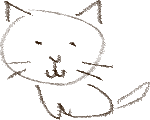
#> input picture assets/pets/cat.png, 150 x 120 px
$ python pixel_up.py ../assets/pets/cat.png ../assets/pets/dog.png 3 100
#> lines starting #> are read from the running program, lines starting #| are printed output that depends on the picture
"""
pixel_up.py: crop a small pixel-art GIF/PNG around the drawing and enlarge it
with nearest neighbor (crisp pixels, no blur).

Usage:
    python3 pixel_up.py input.gif output.gif            # x8, auto-crop
    python3 pixel_up.py input.gif output.gif 8 32       # x8, crop to 32x32
    python3 pixel_up.py input.gif output.gif 8 0        # x8, no crop (keep canvas)
"""
import sys
import warnings
warnings.filterwarnings("ignore", category=DeprecationWarning)
from PIL import Image, ImageChops, ImageSequence

MARGIN = 2  # empty pixels kept around the drawing (and under the feet)


def load_frames(path):
    im = Image.open(path)
    frames, durations = [], []
    for f in ImageSequence.Iterator(im):
        frames.append(f.convert('RGBA'))
        durations.append(f.info.get('duration', 120))
    return frames, durations


def crop_box(frames, size):
    """One square box (same for every frame) with the feet MARGIN px above the bottom."""
    boxes = [f.getbbox() for f in frames if f.getbbox()]
    x0 = min(b[0] for b in boxes); y0 = min(b[1] for b in boxes)
    x1 = max(b[2] for b in boxes); y1 = max(b[3] for b in boxes)
    if size == 0:
        return None
    if size is None:  # auto: smallest square that fits, rounded up to a multiple of 8
        need = max(x1 - x0, y1 - y0) + MARGIN * 2
        size = -(-need // 8) * 8
    cx = (x0 + x1) // 2
    left = cx - size // 2
    bottom = y1 + MARGIN
    return (left, bottom - size, left + size, bottom)


def merge_holds(frames, durations):
    """Identical frames in a row (a 'hold') become one frame with the summed duration.
    Completely empty frames are skipped (their time goes to the previous frame)."""
    pairs = [(f, d) for f, d in zip(frames, durations)]
    while pairs and pairs[0][0].getbbox() is None:   # drop empty frames at the start
        pairs.pop(0)
    out_f, out_d = [pairs[0][0]], [pairs[0][1]]
    for f, d in pairs[1:]:
        if f.getbbox() is None:
            print('  (skipped an empty frame - check the end of your CSP timeline)')
            out_d[-1] += d
        elif ImageChops.difference(f, out_f[-1]).getbbox() is None:
            out_d[-1] += d
        else:
            out_f.append(f)
            out_d.append(d)
    return out_f, out_d


def save_gif(frames, durations, path):
    frames, durations = merge_holds(frames, durations)
    colors = []
    for fr in frames:
        for c in fr.getdata():
            if c[3] >= 128 and c[:3] not in colors:
                colors.append(c[:3])
    if len(colors) > 64:
        sys.exit(f'{len(colors)} colors: this looks blurred already. Export from CSP at 100% instead.')
    lut = {c: i + 1 for i, c in enumerate(colors)}  # index 0 = transparent
    pal = [0, 0, 0] + [v for c in colors for v in c]
    pal += [0] * (768 - len(pal))
    out = []
    for fr in frames:
        p = Image.new('P', fr.size, 0)
        p.putpalette(pal)
        p.putdata([lut[c[:3]] if c[3] >= 128 else 0 for c in fr.getdata()])
        out.append(p)
    out[0].save(path, save_all=True, append_images=out[1:], duration=durations,
                loop=0, transparency=0, disposal=2, optimize=False)
    return len(colors), len(out), sum(durations)


def main():
    src, dst = sys.argv[1], sys.argv[2]
    scale = int(sys.argv[3]) if len(sys.argv) > 3 else 8
    size = int(sys.argv[4]) if len(sys.argv) > 4 else None

    frames, durations = load_frames(src)
#> in load_frames, im is the input picture: PIL image 150x120 RGBA; mean R, G, B, A 231.7, 229.1, 227.2, 12.2
#> the loop in load_frames, `for f in ImageSequence.Iterator(im):` made 1 pass
#> after the loop in load_frames, `for f in ImageSequence.Iterator(im):`: durations = [120]; frames = 1 item
#> frames = 1 item; durations = [120]
    box = crop_box(frames, size)
#> in crop_box, `boxes = [f.getbbox() for f in frames if f.getbbox()]`: boxes = [(0, 0, 150, 120)]
#> in crop_box, `x0 = min((b[0] for b in boxes))`: x0 = 0
#> in crop_box, `x1 = max((b[2] for b in boxes))`: x1 = 150
#> in crop_box, `y1 = max((b[3] for b in boxes))`: y1 = 120
#> in crop_box, `cx = (x0 + x1) // 2`: cx = 75
#> in crop_box, `left = cx - size // 2`: left = 25
#> in crop_box, `bottom = y1 + MARGIN`: bottom = 122
#> box = (25, 22, 125, 122)
    if box:
        frames = [f.crop(box) for f in frames]  # crop() pads with transparency if needed
    frames = [f.resize((f.width * scale, f.height * scale), Image.NEAREST) for f in frames]

    if dst.lower().endswith('.png'):
        frames[0].save(dst)
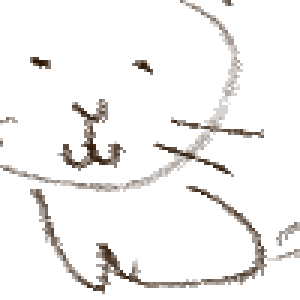
#> saved as dog.png: PIL image 300x300 RGBA; mean R, G, B, A 225.7, 223, 221, 13.7; transparent parts drawn white
        n = len(set(c for c in frames[0].getdata() if c[3] >= 128))
#> n = 119
        print(f'{dst}: {frames[0].width}x{frames[0].height}, {n} colors')
#| ../assets/pets/dog.png: 300x300, 119 colors
    else:
        n, count, total = save_gif(frames, durations, dst)
        print(f'{dst}: {frames[0].width}x{frames[0].height}, {count} frames, {n} colors, {total / 1000:.2f}s per loop')


if __name__ == '__main__':
    main()
